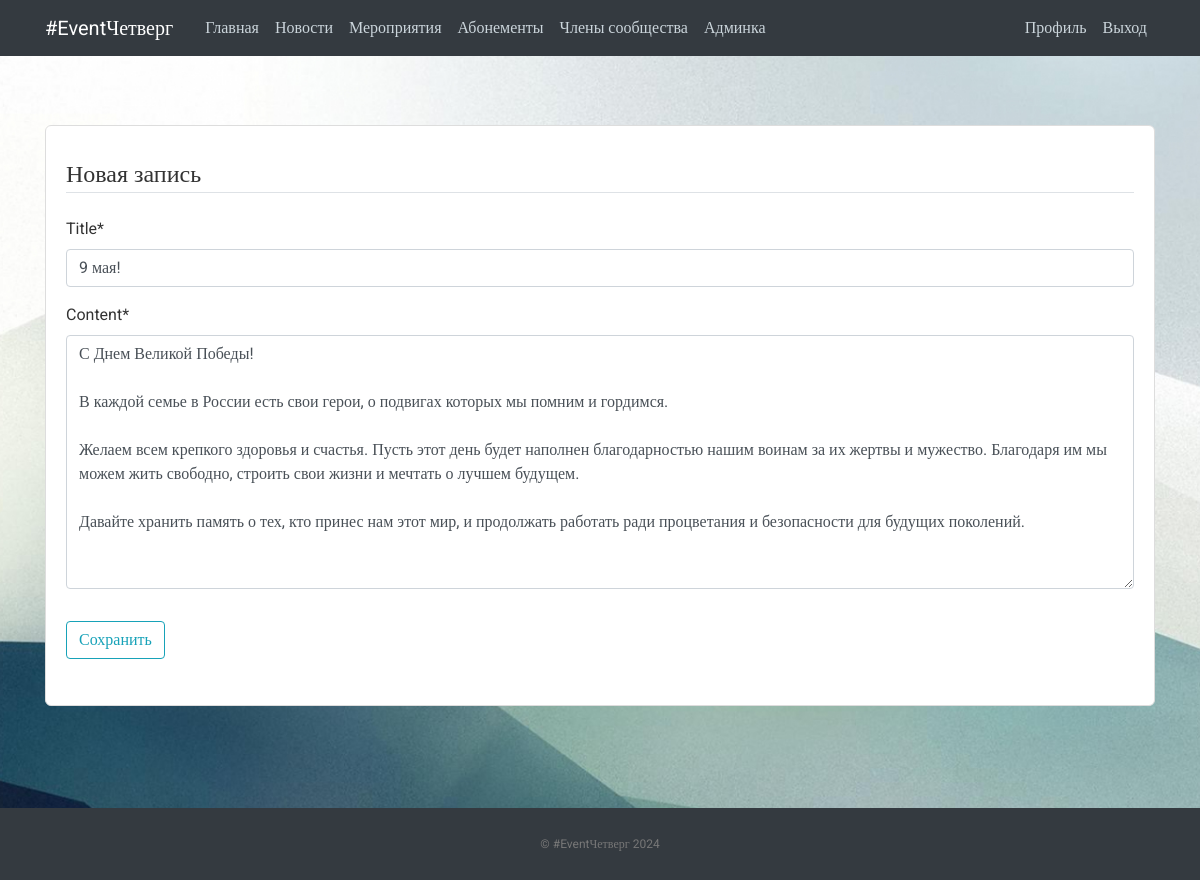
The page /news/3/update/ (signed in) on the database its author committed.
### vkr/models.py (models this page shows, shortened)
class Post(models.Model):
    title = models.CharField(max_length=100)
    content = models.TextField()
    date_posted = models.DateTimeField(default=timezone.now)
    author = models.ForeignKey(User, on_delete=models.CASCADE)
    image = models.ImageField(default='event_default.png', upload_to='post_pics')

### vkr/views.py (the view, shortened to what this page needs)
# urls.py: path('news/<int:pk>/update/', PostUpdateView.as_view(), name='post-update'),
class PostUpdateView(LoginRequiredMixin, UserPassesTestMixin, UpdateView):
    model = Post
    fields = ['title', 'content']
    def test_func(self):
        post = self.get_object()
        if self.request.user == post.author or self.request.user.is_superuser:
            return True
        return False

### vkr/templates/vkr/post_form.html (shortened to what this page needs)
{% extends "vkr/base.html" %}
{% load crispy_forms_tags %}
{% block content %}
    <div class="content-section">
        <form method="POST">
            <fieldset class="form-group">
                <legend class="border-bottom mb-4">Новая запись</legend>
                {{ form|crispy }}
            </fieldset>
            <div class="form-group">
                <button class="btn btn-outline-info" type="submit">Сохранить</button>
            </div>
        </form>
    </div>
{% endblock content %}

### static/main.css (style rules this page uses)
body, html { width:100%; height:100% }
body { margin:0; padding:0; background: #fafafa; color: #333333; margin-top: 5rem; font-family:Roboto; background-image: url("./images/bg.jpg"); background-repeat: no-repeat; background-size: cover; background-attachment: fixed; }
.content-section { background: #ffffff; padding: 30px 20px; border: 1px solid #dddddd; border-radius: 6px; margin: 20px auto; }

### rows shown on the page
Post: title "9 мая!", content "С Днем Великой Победы! В каждой семье в России есть свои герои, о подвигах которых мы помним и гордимся. Желаем всем крепкого здоровья и счастья. Пусть этот день будет наполнен благодарностью нашим воинам за их жертвы и мужество. Благодаря им мы можем жить свободно, строить свои жизни и мечтать о лучшем будущем. Давайте хранить память о тех, кто принес нам этот мир, и продолжать работать ради процветания и безопасности для будущих поколений."
